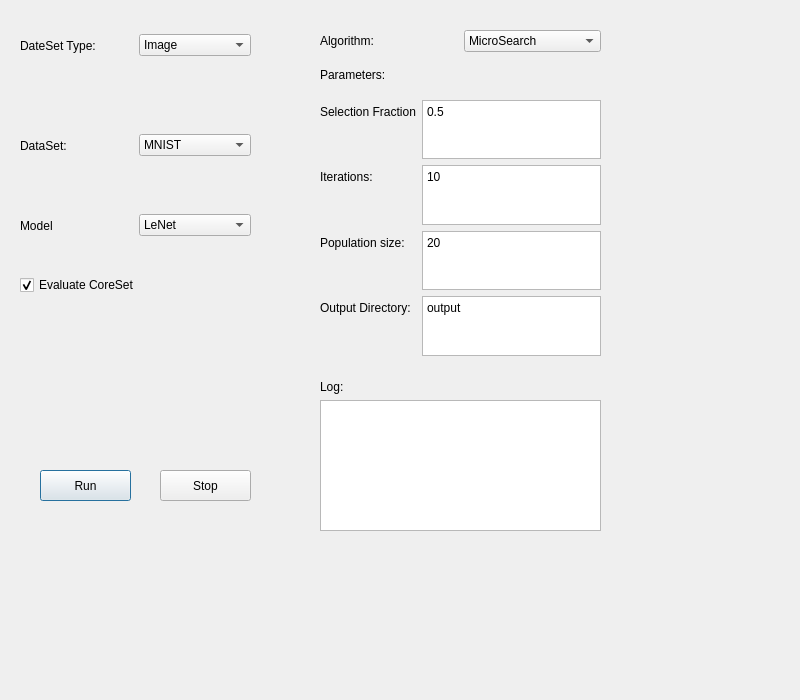
<?xml version="1.0" encoding="UTF-8"?>
<ui version="4.0">
 <class>Dialog</class>
 <widget class="QDialog" name="Dialog">
  <property name="geometry">
   <rect>
    <x>0</x>
    <y>0</y>
    <width>800</width>
    <height>700</height>
   </rect>
  </property>
  <property name="windowTitle">
   <string>Dialog</string>
  </property>
  <widget class="QWidget" name="horizontalLayoutWidget_3">
   <property name="geometry">
    <rect>
     <x>20</x>
     <y>130</y>
     <width>231</width>
     <height>31</height>
    </rect>
   </property>
   <layout class="QHBoxLayout" name="horizontalLayout_2">
    <item>
     <widget class="QLabel" name="label_4">
      <property name="text">
       <string>DataSet:</string>
      </property>
     </widget>
    </item>
    <item>
     <widget class="QComboBox" name="dataSet">
      <item>
       <property name="text">
        <string>MNIST</string>
       </property>
      </item>
      <item>
       <property name="text">
        <string>CIFAR10</string>
       </property>
      </item>
      <item>
       <property name="text">
        <string>CIFAR100</string>
       </property>
      </item>
      <item>
       <property name="text">
        <string>Custom</string>
       </property>
      </item>
     </widget>
    </item>
   </layout>
  </widget>
  <widget class="QWidget" name="horizontalLayoutWidget">
   <property name="geometry">
    <rect>
     <x>20</x>
     <y>30</y>
     <width>231</width>
     <height>31</height>
    </rect>
   </property>
   <layout class="QHBoxLayout" name="horizontalLayout">
    <item>
     <widget class="QLabel" name="label_2">
      <property name="text">
       <string>DateSet Type:</string>
      </property>
     </widget>
    </item>
    <item>
     <widget class="QComboBox" name="dataSetType">
      <item>
       <property name="text">
        <string>Image</string>
       </property>
      </item>
      <item>
       <property name="text">
        <string>Text</string>
       </property>
      </item>
      <item>
       <property name="text">
        <string>Audio</string>
       </property>
      </item>
     </widget>
    </item>
   </layout>
  </widget>
  <widget class="QWidget" name="horizontalLayoutWidget_2">
   <property name="geometry">
    <rect>
     <x>20</x>
     <y>210</y>
     <width>231</width>
     <height>31</height>
    </rect>
   </property>
   <layout class="QHBoxLayout" name="horizontalLayout_3">
    <item>
     <widget class="QLabel" name="label_3">
      <property name="text">
       <string>Model</string>
      </property>
     </widget>
    </item>
    <item>
     <widget class="QComboBox" name="model">
      <item>
       <property name="text">
        <string>LeNet</string>
       </property>
      </item>
      <item>
       <property name="text">
        <string>ResNet-18</string>
       </property>
      </item>
     </widget>
    </item>
   </layout>
  </widget>
  <widget class="QWidget" name="formLayoutWidget">
   <property name="geometry">
    <rect>
     <x>320</x>
     <y>100</y>
     <width>281</width>
     <height>256</height>
    </rect>
   </property>
   <layout class="QFormLayout" name="formLayout">
    <item row="0" column="0">
     <widget class="QLabel" name="label_7">
      <property name="text">
       <string>Selection Fraction</string>
      </property>
     </widget>
    </item>
    <item row="0" column="1">
     <widget class="QTextEdit" name="fraction">
      <property name="html">
       <string>&lt;!DOCTYPE HTML PUBLIC &quot;-//W3C//DTD HTML 4.0//EN&quot; &quot;http://www.w3.org/TR/REC-html40/strict.dtd&quot;&gt;
&lt;html&gt;&lt;head&gt;&lt;meta name=&quot;qrichtext&quot; content=&quot;1&quot; /&gt;&lt;style type=&quot;text/css&quot;&gt;
p, li { white-space: pre-wrap; }
&lt;/style&gt;&lt;/head&gt;&lt;body style=&quot; font-family:'SimSun'; font-size:9pt; font-weight:400; font-style:normal;&quot;&gt;
&lt;p style=&quot; margin-top:0px; margin-bottom:0px; margin-left:0px; margin-right:0px; -qt-block-indent:0; text-indent:0px;&quot;&gt;0.5&lt;/p&gt;&lt;/body&gt;&lt;/html&gt;</string>
      </property>
     </widget>
    </item>
    <item row="1" column="0">
     <widget class="QLabel" name="label_8">
      <property name="text">
       <string>Iterations:</string>
      </property>
     </widget>
    </item>
    <item row="1" column="1">
     <widget class="QTextEdit" name="iteration">
      <property name="html">
       <string>&lt;!DOCTYPE HTML PUBLIC &quot;-//W3C//DTD HTML 4.0//EN&quot; &quot;http://www.w3.org/TR/REC-html40/strict.dtd&quot;&gt;
&lt;html&gt;&lt;head&gt;&lt;meta name=&quot;qrichtext&quot; content=&quot;1&quot; /&gt;&lt;style type=&quot;text/css&quot;&gt;
p, li { white-space: pre-wrap; }
&lt;/style&gt;&lt;/head&gt;&lt;body style=&quot; font-family:'SimSun'; font-size:9pt; font-weight:400; font-style:normal;&quot;&gt;
&lt;p style=&quot; margin-top:0px; margin-bottom:0px; margin-left:0px; margin-right:0px; -qt-block-indent:0; text-indent:0px;&quot;&gt;10&lt;/p&gt;&lt;/body&gt;&lt;/html&gt;</string>
      </property>
     </widget>
    </item>
    <item row="2" column="0">
     <widget class="QLabel" name="label_9">
      <property name="text">
       <string>Population size:</string>
      </property>
     </widget>
    </item>
    <item row="2" column="1">
     <widget class="QTextEdit" name="population">
      <property name="html">
       <string>&lt;!DOCTYPE HTML PUBLIC &quot;-//W3C//DTD HTML 4.0//EN&quot; &quot;http://www.w3.org/TR/REC-html40/strict.dtd&quot;&gt;
&lt;html&gt;&lt;head&gt;&lt;meta name=&quot;qrichtext&quot; content=&quot;1&quot; /&gt;&lt;style type=&quot;text/css&quot;&gt;
p, li { white-space: pre-wrap; }
&lt;/style&gt;&lt;/head&gt;&lt;body style=&quot; font-family:'SimSun'; font-size:9pt; font-weight:400; font-style:normal;&quot;&gt;
&lt;p style=&quot; margin-top:0px; margin-bottom:0px; margin-left:0px; margin-right:0px; -qt-block-indent:0; text-indent:0px;&quot;&gt;20&lt;/p&gt;&lt;/body&gt;&lt;/html&gt;</string>
      </property>
     </widget>
    </item>
    <item row="3" column="0">
     <widget class="QLabel" name="label_10">
      <property name="text">
       <string>Output Directory:</string>
      </property>
     </widget>
    </item>
    <item row="3" column="1">
     <widget class="QPlainTextEdit" name="outputFolder">
      <property name="plainText">
       <string>output</string>
      </property>
     </widget>
    </item>
   </layout>
  </widget>
  <widget class="QPushButton" name="runButton">
   <property name="geometry">
    <rect>
     <x>40</x>
     <y>470</y>
     <width>91</width>
     <height>31</height>
    </rect>
   </property>
   <property name="text">
    <string>Run</string>
   </property>
  </widget>
  <widget class="QWidget" name="verticalLayoutWidget">
   <property name="geometry">
    <rect>
     <x>320</x>
     <y>30</y>
     <width>281</width>
     <height>61</height>
    </rect>
   </property>
   <layout class="QVBoxLayout" name="verticalLayout">
    <item>
     <layout class="QHBoxLayout" name="horizontalLayout_4">
      <item>
       <widget class="QLabel" name="label_5">
        <property name="text">
         <string>Algorithm:</string>
        </property>
       </widget>
      </item>
      <item>
       <widget class="QComboBox" name="algorithm">
        <item>
         <property name="text">
          <string>MicroSearch</string>
         </property>
        </item>
       </widget>
      </item>
     </layout>
    </item>
    <item>
     <widget class="QLabel" name="label_6">
      <property name="text">
       <string>Parameters:</string>
      </property>
     </widget>
    </item>
   </layout>
  </widget>
  <widget class="QPushButton" name="stopButton">
   <property name="enabled">
    <bool>true</bool>
   </property>
   <property name="geometry">
    <rect>
     <x>160</x>
     <y>470</y>
     <width>91</width>
     <height>31</height>
    </rect>
   </property>
   <property name="text">
    <string>Stop</string>
   </property>
  </widget>
  <widget class="QWidget" name="verticalLayoutWidget_3">
   <property name="geometry">
    <rect>
     <x>20</x>
     <y>270</y>
     <width>231</width>
     <height>31</height>
    </rect>
   </property>
   <layout class="QVBoxLayout" name="verticalLayout_3">
    <item>
     <widget class="QCheckBox" name="isEvaluate">
      <property name="text">
       <string>Evaluate CoreSet</string>
      </property>
      <property name="checked">
       <bool>true</bool>
      </property>
     </widget>
    </item>
   </layout>
  </widget>
  <widget class="QWidget" name="verticalLayoutWidget_4">
   <property name="geometry">
    <rect>
     <x>320</x>
     <y>380</y>
     <width>281</width>
     <height>151</height>
    </rect>
   </property>
   <layout class="QVBoxLayout" name="verticalLayout_4">
    <item>
     <widget class="QLabel" name="label">
      <property name="text">
       <string>Log:</string>
      </property>
     </widget>
    </item>
    <item>
     <widget class="QTextBrowser" name="Log"/>
    </item>
   </layout>
  </widget>
 </widget>
 <resources/>
 <connections/>
</ui>
